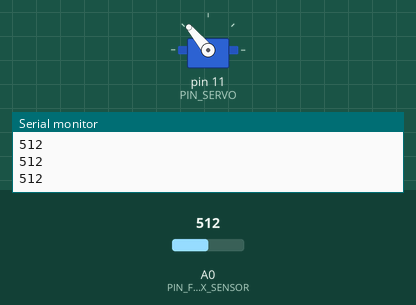
A sketch run on a simulated Arduino Uno, built with avr-gcc and run on an emulated ATmega328P. Shown: servo, the last lines printed to the serial monitor. Inputs (shaded band) come from the test bench; at power-on: A0 (PIN_FLEX_SENSOR) = 512.

Above: at 1.2 s.
1.3 s: A0 (PIN_FLEX_SENSOR) set to 716
At 2.5 s:
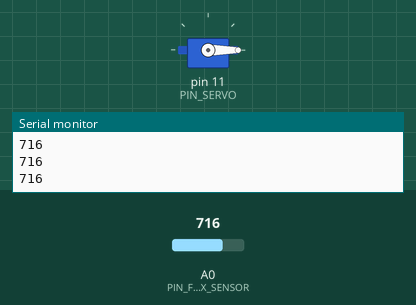
2.8 s: A0 (PIN_FLEX_SENSOR) set to 140
At 3.1 s:
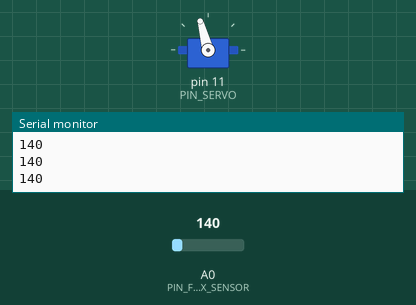
4.3 s: A0 (PIN_FLEX_SENSOR) set to 160
At 5.5 s:
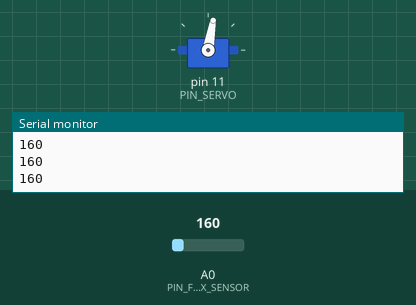
5.8 s: A0 (PIN_FLEX_SENSOR) set to 10
At 6.1 s:
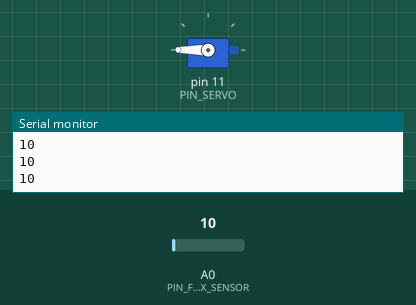
7.3 s: A0 (PIN_FLEX_SENSOR) set to 7
At 7.9 s:
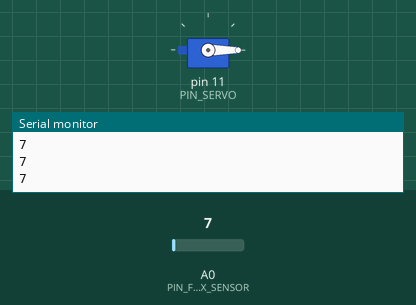
8.8 s: A0 (PIN_FLEX_SENSOR) set to 30
At 10.1 s:
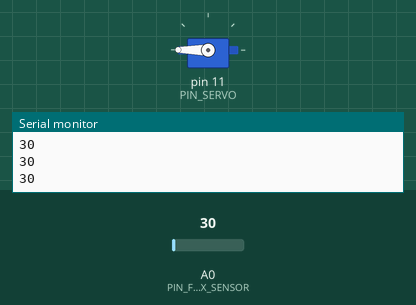
Timing chart, 0 to 11.3 s (numbered marks = the images above; inputs shaded):
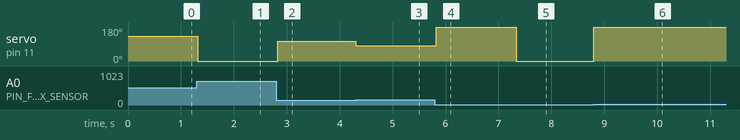

Measured:
- the behaviour switches between 9 and 8 on A0 (PIN_FLEX_SENSOR) (found by bisection; images 4 and 5)
- after the input at 1.3 s, servo on pin 11 (PIN_SERVO): 130° → 0° at once
- after the input at 2.8 s, servo on pin 11 (PIN_SERVO): 0° → 105° at once
- after the input at 4.3 s, servo on pin 11 (PIN_SERVO): 105° → 80° at once
- after the input at 5.8 s, servo on pin 11 (PIN_SERVO): 80° → 180° at once
- after the input at 7.3 s, servo on pin 11 (PIN_SERVO): 180° → 0° at once
- after the input at 8.8 s, servo on pin 11 (PIN_SERVO): 0° → 180° at once

The sketch:

TP_Test_Bench_modifi_.ino
```cpp
#include <Servo.h>

#define PIN_SERVO 11
#define PIN_FLEX_SENSOR A0

Servo myservo;

int pos = 0;
int pos_max = 150;
int pos_min = 20;
const float VCC = 5;      // voltage at Ardunio 5V line
const float R_DIV = 47000.0;  // resistor used to create a voltage divider
const float flatResistance = 25000.0; // resistance when flat
const float bendResistance = 100000.0;  // resistance at 90 deg

void setup() {
  Serial.begin(9600);
  myservo.attach(PIN_SERVO);
}

void measure(){
  Serial.println(analogRead(PIN_FLEX_SENSOR));
  delay(50);
}

void loop() {

  int ADCflex = analogRead(PIN_FLEX_SENSOR);
  float Vflex = ADCflex * VCC / 1023.0;
  float Rflex = R_DIV * (VCC / Vflex - 1.0);
  int angle = int(map(Rflex, flatResistance, bendResistance, 0, 90.0));

    myservo.write(5*angle);
    measure();


}
```
